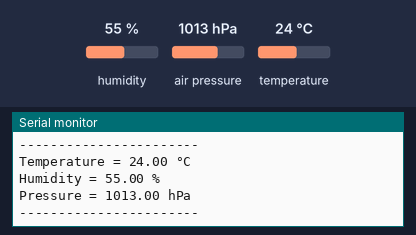
The sketch below on a simulated ESP32. Parts: the last lines printed to the serial monitor. The test bench sets the inputs (shaded band); at power-on: humidity 55 %, air pressure 1013 hPa, temperature 24 °C.

Above: at 2.8 s.
2.9 s: humidity set to 22 %
At 4.7 s:
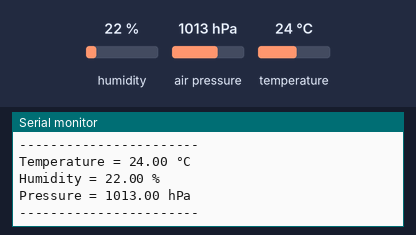
5.6 s: air pressure set to 952 hPa
At 7.4 s:
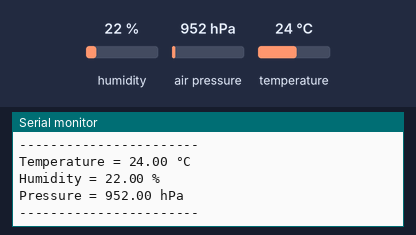

Measured:
- after the input at 2.9 s, the serial monitor: prints a new line after 1.2 s (image 1)
- after the input at 5.6 s, the serial monitor: prints a new line after 0.53 s (image 2)

The sketch:

bme.ino
```cpp
#include <Wire.h>
#include <Adafruit_Sensor.h>
#include <Adafruit_BME280.h>

// Create the BME280 object
Adafruit_BME280 bme;

void setup() {
  Serial.begin(9600);
  Serial.println(F("BME280 Test"));

  // Initialize I2C with ESP32 pins (SDA=21, SCL=22)
  Wire.begin(21, 22);

  // Default address is 0x77. If that fails, the code tries 0x76.
  if (!bme.begin(0x76)) {
    Serial.println(F("Could not find a valid BME280 sensor, check wiring!"));
    while (1); // Halt
  }

  Serial.println(F("--- BME280 Ready ---"));
}

void loop() {
  Serial.print("Temperature = ");
  Serial.print(bme.readTemperature());
  Serial.println(" °C");

  Serial.print("Humidity = ");
  Serial.print(bme.readHumidity());
  Serial.println(" %");

  Serial.print("Pressure = ");
  Serial.print(bme.readPressure() / 100.0F);
  Serial.println(" hPa");

  Serial.println("-----------------------");
  delay(2000);
}
```
